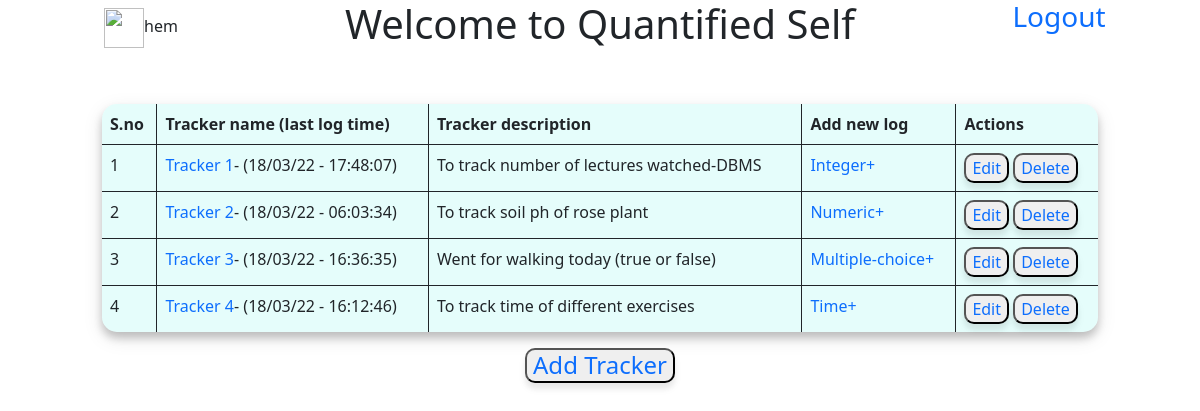
/main (signed in), run on an earlier commit of the app's database.
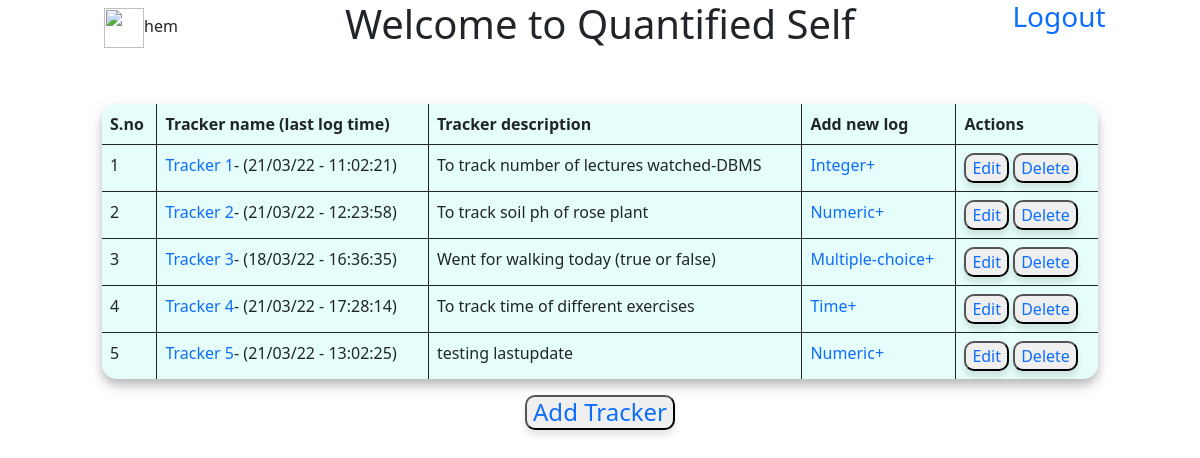
And on a later commit of the database.
### database.py (models this page shows)
class User(db.Model,UserMixin):
    id=db.Column(db.Integer,primary_key=True,autoincrement=True)
    username=db.Column(db.String,nullable=False,unique=True)
    password=db.Column(db.String,nullable=False)
    trackers=db.relationship("tracker",cascade='all',backref="parent")

class tracker(db.Model):
    user_id=db.Column(db.Integer,db.ForeignKey('user.id'),nullable=False)
    tracker_id=db.Column(db.Integer,primary_key=True,autoincrement=True)
    name=db.Column(db.String(30),nullable=False)
    desc=db.Column(db.String)
    type=db.Column(db.String,nullable=False)
    settings=db.Column(db.String)
    lastupdate=db.Column(db.DateTime)
    logs=db.relationship("log",cascade='all', backref="parent")

### main.py (the view)
@app.route('/main')
@login_required
def main():
    return render_template('main.html',user=current_user,datetime=datetime)

### main.py (called while the page is built)
@login_manager.user_loader
def load_user(id):
    return User.query.get(int(id))

### templates/main.html (shortened to what this page needs)
<!DOCTYPE html>
<html lang="en" dir="ltr">
  <head>
    <link href="https://cdn.jsdelivr.net/npm/bootstrap@5.0.2/dist/css/bootstrap.min.css" rel="stylesheet">
    <link rel="stylesheet" href="/static/main.css">
  </head>
  <body>
    <div class="row">
      <div class="col-sm-3 d-flex justify-content-center">
        <span class="align-self-center"><img src='/static/userimg' width="40px" height="40px" />{{user.username}}</span>
      </div>
      <div class="col-sm-6 d-flex justify-content-center">
        <h1>Welcome to Quantified Self</h1>
      </div>
      <div class="col-sm-3 d-flex justify-content-center">
        <a class="h3" href="/logout" align="right">Logout</a>
      </div>
    </div>
    <br>
    <br>
    <div class="row main ">
      <div class="col-10 offset-1">
        <table class='table table-bordered tracker_table'>
          <thead>
            <tr>
              <th>S.no</th>
              <th>Tracker name (last log time)</th>
              <th>Tracker description</th>
              <th>Add new log</th>
              <th>Actions</th>
            </tr>
          </thead>
          <tbody>
            {% for t in user.trackers %}
            <tr>
              <td>{{loop.index}}</td>
              <td><a href="/tracker/{{t.tracker_id}}">{{t.name}}</a>- {% if t.lastupdate %}({{datetime.strftime(t.lastupdate,'%d/%m/%y - %H:%M:%S')}}){% else %} (-/-/- -:-:-) {% endif %}</td>
              <td>{{t.desc}}</td>
              <td><a href="/{{t.tracker_id}}/log/add">{{t.type}}+</a></td>
              <td>
                <button type="button" value="edit"><a href="/tracker/{{t.tracker_id}}/update">Edit</a></button>
                <button type="button" value="delete"><a href="/tracker/{{t.tracker_id}}/delete">Delete</a></button>
              </td>
            </tr>
            {% endfor %}
          </tbody>
        </table>
        <div class="text-center">
          <button class="button" type="button" name="button"><a class="h4" href="/tracker/add">Add Tracker</a> </button>
        </div>
      </div>
    </div>
  </body>
</html>

### static/main.css (style rules this page uses)
.table { box-shadow: 0 6px 8px 0 rgba(0, 0, 0, 0.2), 0 6px 20px 0 rgba(0, 0, 0, 0.1); background-color: #8bf7ed38; border-radius: 15px; border: hidden; }
button { box-shadow: 0 6px 8px 0 rgba(0, 0, 0, 0.05), 0 6px 5px 0 rgba(0, 0, 0, 0.05); border-radius: 10px; }
a { text-decoration: none; }

What changed in the data, as far as the page shows it:
changed tracker "Tracker 1": strftime "18/03/22 - 17:48:07" → "21/03/22 - 11:02:21"
changed tracker "Tracker 2": strftime "18/03/22 - 06:03:34" → "21/03/22 - 12:23:58"
changed tracker "Tracker 4": strftime "18/03/22 - 16:12:46" → "21/03/22 - 17:28:14"
added tracker: name "Tracker 5", strftime "21/03/22 - 13:02:25", desc "testing lastupdate", type "Numeric"
